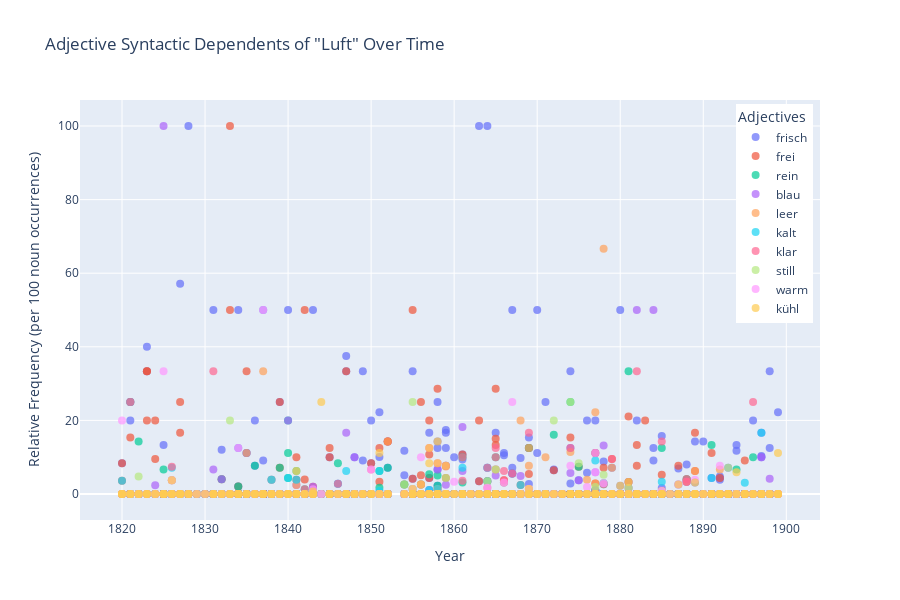

The code cell stored with this chart in its notebook:
### Code cell
# sample 2
plot_adjective_trends_list(adj_df_alt, top_adjs_alt, noun)

### Figure 1 — Plotly figure (JSON) as saved in the notebook; plotly's stock layout.template omitted (floating-point values rounded to 4 significant figures; data arrays with more than 128 entries replaced by an {"elided": "..."} marker saying what was removed)
{"data": [{"hovertemplate": "<b>%{fullData.name}</b><br><b>%{text}</b><br>Year: %{x}<br>Frequency: %{y:.2f} per 100 occurrences<br><extra></extra>", "marker": {"opacity": 0.7, "size": 8}, "mode": "markers", "name": "frisch", "text": {"elided": "344 str values"}, "type": "scatter", "x": {"elided": "344 str values"}, "y": {"elided": "344 float values"}}, {"hovertemplate": "<b>%{fullData.name}</b><br><b>%{text}</b><br>Year: %{x}<br>Frequency: %{y:.2f} per 100 occurrences<br><extra></extra>", "marker": {"opacity": 0.7, "size": 8}, "mode": "markers", "name": "frei", "text": {"elided": "344 str values"}, "type": "scatter", "x": {"elided": "344 str values"}, "y": {"elided": "344 float values"}}, {"hovertemplate": "<b>%{fullData.name}</b><br><b>%{text}</b><br>Year: %{x}<br>Frequency: %{y:.2f} per 100 occurrences<br><extra></extra>", "marker": {"opacity": 0.7, "size": 8}, "mode": "markers", "name": "rein", "text": {"elided": "344 str values"}, "type": "scatter", "x": {"elided": "344 str values"}, "y": {"elided": "344 float values"}}, {"hovertemplate": "<b>%{fullData.name}</b><br><b>%{text}</b><br>Year: %{x}<br>Frequency: %{y:.2f} per 100 occurrences<br><extra></extra>", "marker": {"opacity": 0.7, "size": 8}, "mode": "markers", "name": "blau", "text": {"elided": "344 str values"}, "type": "scatter", "x": {"elided": "344 str values"}, "y": {"elided": "344 float values"}}, {"hovertemplate": "<b>%{fullData.name}</b><br><b>%{text}</b><br>Year: %{x}<br>Frequency: %{y:.2f} per 100 occurrences<br><extra></extra>", "marker": {"opacity": 0.7, "size": 8}, "mode": "markers", "name": "leer", "text": {"elided": "344 str values"}, "type": "scatter", "x": {"elided": "344 str values"}, "y": {"elided": "344 float values"}}, {"hovertemplate": "<b>%{fullData.name}</b><br><b>%{text}</b><br>Year: %{x}<br>Frequency: %{y:.2f} per 100 occurrences<br><extra></extra>", "marker": {"opacity": 0.7, "size": 8}, "mode": "markers", "name": "kalt", "text": {"elided": "344 str values"}, "type": "scatter", "x": {"elided": "344 str values"}, "y": {"elided": "344 float values"}}, {"hovertemplate": "<b>%{fullData.name}</b><br><b>%{text}</b><br>Year: %{x}<br>Frequency: %{y:.2f} per 100 occurrences<br><extra></extra>", "marker": {"opacity": 0.7, "size": 8}, "mode": "markers", "name": "klar", "text": {"elided": "344 str values"}, "type": "scatter", "x": {"elided": "344 str values"}, "y": {"elided": "344 float values"}}, {"hovertemplate": "<b>%{fullData.name}</b><br><b>%{text}</b><br>Year: %{x}<br>Frequency: %{y:.2f} per 100 occurrences<br><extra></extra>", "marker": {"opacity": 0.7, "size": 8}, "mode": "markers", "name": "still", "text": {"elided": "344 str values"}, "type": "scatter", "x": {"elided": "344 str values"}, "y": {"elided": "344 float values"}}, {"hovertemplate": "<b>%{fullData.name}</b><br><b>%{text}</b><br>Year: %{x}<br>Frequency: %{y:.2f} per 100 occurrences<br><extra></extra>", "marker": {"opacity": 0.7, "size": 8}, "mode": "markers", "name": "warm", "text": {"elided": "344 str values"}, "type": "scatter", "x": {"elided": "344 str values"}, "y": {"elided": "344 float values"}}, {"hovertemplate": "<b>%{fullData.name}</b><br><b>%{text}</b><br>Year: %{x}<br>Frequency: %{y:.2f} per 100 occurrences<br><extra></extra>", "marker": {"opacity": 0.7, "size": 8}, "mode": "markers", "name": "kühl", "text": {"elided": "344 str values"}, "type": "scatter", "x": {"elided": "344 str values"}, "y": {"elided": "344 float values"}}], "layout": {"height": 600, "hovermode": "closest", "legend": {"title": {"text": "Adjectives"}, "x": 0.99, "xanchor": "right", "y": 0.99, "yanchor": "top"}, "title": {"text": "Adjective Syntactic Dependents of \"Luft\" Over Time"}, "xaxis": {"title": {"text": "Year"}}, "yaxis": {"title": {"text": "Relative Frequency (per 100 noun occurrences)"}}}}
